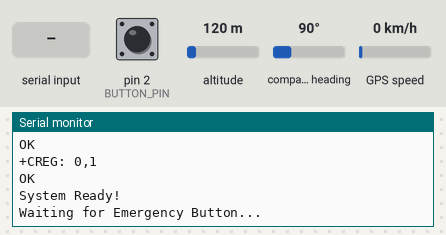
Bench run of a sketch on a simulated Arduino Nano, built with avr-gcc and run on an emulated ATmega328P. On the bench: the last lines printed to the serial monitor. Inputs (shaded band) come from the test bench; at power-on: pin 2 (BUTTON_PIN) HIGH, altitude 120 m, compass heading 90°, GPS speed 0 km/h. The GPS gets a fix after 3 s at 37.7749, -122.4194 with 8 satellites; the modem accepts every AT command (registered, SIM ready, sends succeed) and sends nothing else.

Above: at 10.2 s.
10.3 s: pin 2 (BUTTON_PIN) pulled LOW for 0.15 s
At 11.7 s:
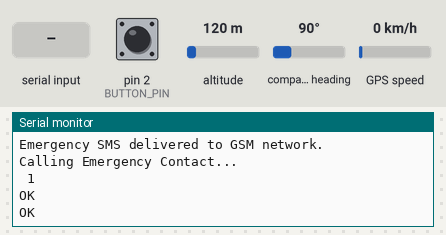
11.9 s: "ERROR" received over the second serial link
At 12.7 s:
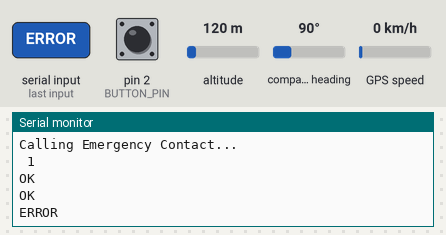
13.4 s: "1" received over the second serial link
At 14.8 s:
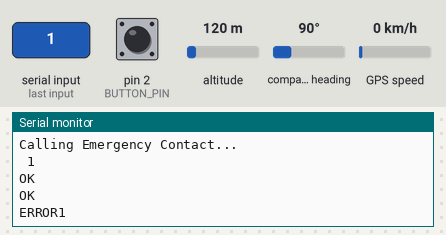

The sketch:

WomenSafetyBangle.ino
```cpp
/*
========================================================
       WOMEN SAFETY BANGLE
       Arduino Nano + SIM900A + NEO-6M GPS
========================================================

WORKING:
1. Continuously reads GPS coordinates.
2. Detects emergency button press.
3. Waits up to 45 seconds for GPS fix.
4. Sends emergency SMS with Google Maps location.
5. Calls the predefined emergency contact.
6. Disconnects the call after 30 seconds.

LIBRARY:
TinyGPSPlus by Mikal Hart

CONNECTIONS:
Button       -> D2
GPS TX       -> D4
GPS RX       -> D3 (optional)
SIM900A TXD  -> D7 (through 74HCT125)
SIM900A RXD  -> D8 (through voltage divider)

SIM900A UART baud rate: 9600
GPS UART baud rate: 9600
========================================================
*/

#include <SoftwareSerial.h>
#include <TinyGPSPlus.h>

// ---------------- PIN CONFIGURATION ----------------

#define BUTTON_PIN 2

// GPS serial: Arduino RX, Arduino TX
SoftwareSerial gpsSerial(4, 3);

// GSM serial: Arduino RX, Arduino TX
SoftwareSerial gsmSerial(7, 8);

TinyGPSPlus gps;

// ---------------- USER SETTINGS ----------------

// Enter the emergency contact number
// Include the country code.

const char PHONE_NUMBER[] = "+91XXXXXXXXXX";

// Maximum time to acquire GPS location
const unsigned long GPS_TIMEOUT = 45000;

// Maximum call duration
const unsigned long CALL_DURATION = 30000;

// Button debounce time
const unsigned long DEBOUNCE_TIME = 50;

// ---------------- GPS VARIABLES ----------------

double latitude = 0.0;
double longitude = 0.0;

bool gpsAvailable = false;

// =================================================
//                 GSM FUNCTIONS
// =================================================

// Wait for a particular response from SIM900A.

bool waitForResponse(
  const char *target,
  unsigned long timeout
) {

  char response[160];
  int index = 0;

  response[0] = '\0';

  unsigned long startTime = millis();

  while (millis() - startTime < timeout) {

    while (gsmSerial.available()) {

      char c = gsmSerial.read();

      if (index < 158) {

        response[index++] = c;
        response[index] = '\0';

      } else {

        // Keep the latest response characters
        memmove(response, response + 1, 158);
        index = 158;
        response[index] = '\0';
      }

      if (strstr(response, target) != NULL) {
        return true;
      }

      if (strstr(response, "ERROR") != NULL) {
        return false;
      }
    }

    delay(1);
  }

  return false;
}


// Send AT command to SIM900A.

void sendAT(
  const char *command,
  unsigned long waitTime = 1000
) {

  gsmSerial.listen();

  while (gsmSerial.available()) {
    gsmSerial.read();
  }

  gsmSerial.println(command);

  unsigned long startTime = millis();

  while (millis() - startTime < waitTime) {

    while (gsmSerial.available()) {

      Serial.write(gsmSerial.read());
    }
  }
}


// =================================================
//                  GPS FUNCTIONS
// =================================================

// Read incoming GPS data.

void updateGPS() {

  gpsSerial.listen();

  while (gpsSerial.available()) {

    gps.encode(gpsSerial.read());
  }

  if (
    gps.location.isValid() &&
    gps.location.age() < 5000
  ) {

    latitude = gps.location.lat();
    longitude = gps.location.lng();

    gpsAvailable = true;
  }
  else {

    gpsAvailable = false;
  }
}


// Acquire a fresh GPS location.

bool getGPSLocation() {

  Serial.println();
  Serial.println("Acquiring GPS location...");

  unsigned long startTime = millis();

  gpsSerial.listen();

  while (millis() - startTime < GPS_TIMEOUT) {

    while (gpsSerial.available()) {

      gps.encode(gpsSerial.read());
    }

    if (
      gps.location.isValid() &&
      gps.location.age() < 5000
    ) {

      latitude = gps.location.lat();
      longitude = gps.location.lng();

      gpsAvailable = true;

      Serial.println("GPS FIX ACQUIRED");

      Serial.print("Latitude: ");
      Serial.println(latitude, 6);

      Serial.print("Longitude: ");
      Serial.println(longitude, 6);

      return true;
    }
  }

  gpsAvailable = false;

  Serial.println("GPS FIX NOT AVAILABLE");

  return false;
}


// =================================================
//                  SMS FUNCTIONS
// =================================================

// Send emergency SMS.

bool sendEmergencySMS() {

  gsmSerial.listen();

  Serial.println();
  Serial.println("Sending Emergency SMS...");

  // Set SMS text mode

  gsmSerial.println("AT+CMGF=1");

  if (!waitForResponse("OK", 3000)) {

    Serial.println("SMS mode configuration failed!");
    return false;
  }

  // Set recipient number

  gsmSerial.print("AT+CMGS=\"");
  gsmSerial.print(PHONE_NUMBER);
  gsmSerial.println("\"");

  // Wait for SMS input prompt

  if (!waitForResponse(">", 10000)) {

    Serial.println("SMS prompt not received!");
    return false;
  }

  // SMS message

  gsmSerial.println("!!! EMERGENCY ALERT !!!");

  gsmSerial.println(
    "I am in an emergency situation. "
    "Please contact me immediately."
  );

  // Include GPS coordinates

  if (gpsAvailable) {

    gsmSerial.println("MY CURRENT LOCATION:");

    gsmSerial.print(
      "https://www.google.com/maps?q="
    );

    gsmSerial.print(latitude, 6);

    gsmSerial.print(",");

    gsmSerial.println(longitude, 6);

  }
  else {

    gsmSerial.println(
      "GPS LOCATION UNAVAILABLE. "
      "Please try contacting me."
    );
  }

  // CTRL+Z sends the SMS

  gsmSerial.write(26);

  // Wait for SMS sending confirmation

  if (waitForResponse("+CMGS:", 20000)) {

    Serial.println("SMS SENT SUCCESSFULLY!");

    return true;
  }

  Serial.println("SMS SENDING FAILED!");

  return false;
}


// =================================================
//                  CALL FUNCTIONS
// =================================================

// Call emergency contact.

void makeEmergencyCall() {

  gsmSerial.listen();

  Serial.println();
  Serial.println("Calling Emergency Contact...");

  // Dial number

  gsmSerial.print("ATD");
  gsmSerial.print(PHONE_NUMBER);
  gsmSerial.println(";");

  // Allow call to continue

  unsigned long startTime = millis();

  while (millis() - startTime < CALL_DURATION) {

    // Keep SIM900A serial buffer clear

    while (gsmSerial.available()) {

      Serial.write(gsmSerial.read());
    }

    delay(10);
  }

  // Disconnect call

  gsmSerial.println("ATH");

  delay(1000);

  Serial.println("Call disconnected.");
}


// =================================================
//                EMERGENCY FUNCTION
// =================================================

void emergencyAlert() {

  Serial.println();
  Serial.println("================================");
  Serial.println("       EMERGENCY ACTIVATED      ");
  Serial.println("================================");

  // STEP 1: Acquire GPS location

  getGPSLocation();

  // STEP 2: Send emergency SMS

  bool smsStatus = sendEmergencySMS();

  if (smsStatus) {

    Serial.println("Emergency SMS delivered to GSM network.");
  }
  else {

    Serial.println("SMS confirmation not received.");
  }

  // STEP 3: Make emergency phone call

  makeEmergencyCall();

  Serial.println();
  Serial.println("Emergency sequence completed.");

  Serial.println("================================");
}


// =================================================
//                    SETUP
// =================================================

void setup() {

  Serial.begin(9600);

  gpsSerial.begin(9600);
  gsmSerial.begin(9600);

  // Internal pull-up resistor

  pinMode(BUTTON_PIN, INPUT_PULLUP);

  Serial.println();
  Serial.println("WOMEN SAFETY BANGLE");
  Serial.println("System Initializing...");

  delay(3000);

  // Initialize GSM

  gsmSerial.listen();

  sendAT("AT", 1000);

  sendAT("ATE0", 1000);

  sendAT("AT+CMGF=1", 1000);

  sendAT("AT+CSCS=\"GSM\"", 1000);

  sendAT("AT+CSQ", 1000);

  sendAT("AT+CREG?", 1000);

  Serial.println();
  Serial.println("System Ready!");
  Serial.println("Waiting for Emergency Button...");

  gpsSerial.listen();
}


// =================================================
//                     LOOP
// =================================================

void loop() {

  // Continuously update GPS

  updateGPS();

  // Check emergency button

  if (digitalRead(BUTTON_PIN) == LOW) {

    delay(DEBOUNCE_TIME);

    // Confirm button press

    if (digitalRead(BUTTON_PIN) == LOW) {

      emergencyAlert();

      // Wait for button release
      // Prevent repeated alerts from one press

      while (digitalRead(BUTTON_PIN) == LOW) {

        delay(20);
      }

      Serial.println();
      Serial.println("System Ready Again.");

      gpsSerial.listen();
    }
  }
}
```

Measured:
- after the input at 10.3 s, the serial monitor: prints a new line after 0.05 s (image 1)
- after the input at 11.9 s, the serial monitor: prints a new line at once (image 2)
- after the input at 13.4 s, the serial monitor: prints a new line at once (image 3)
